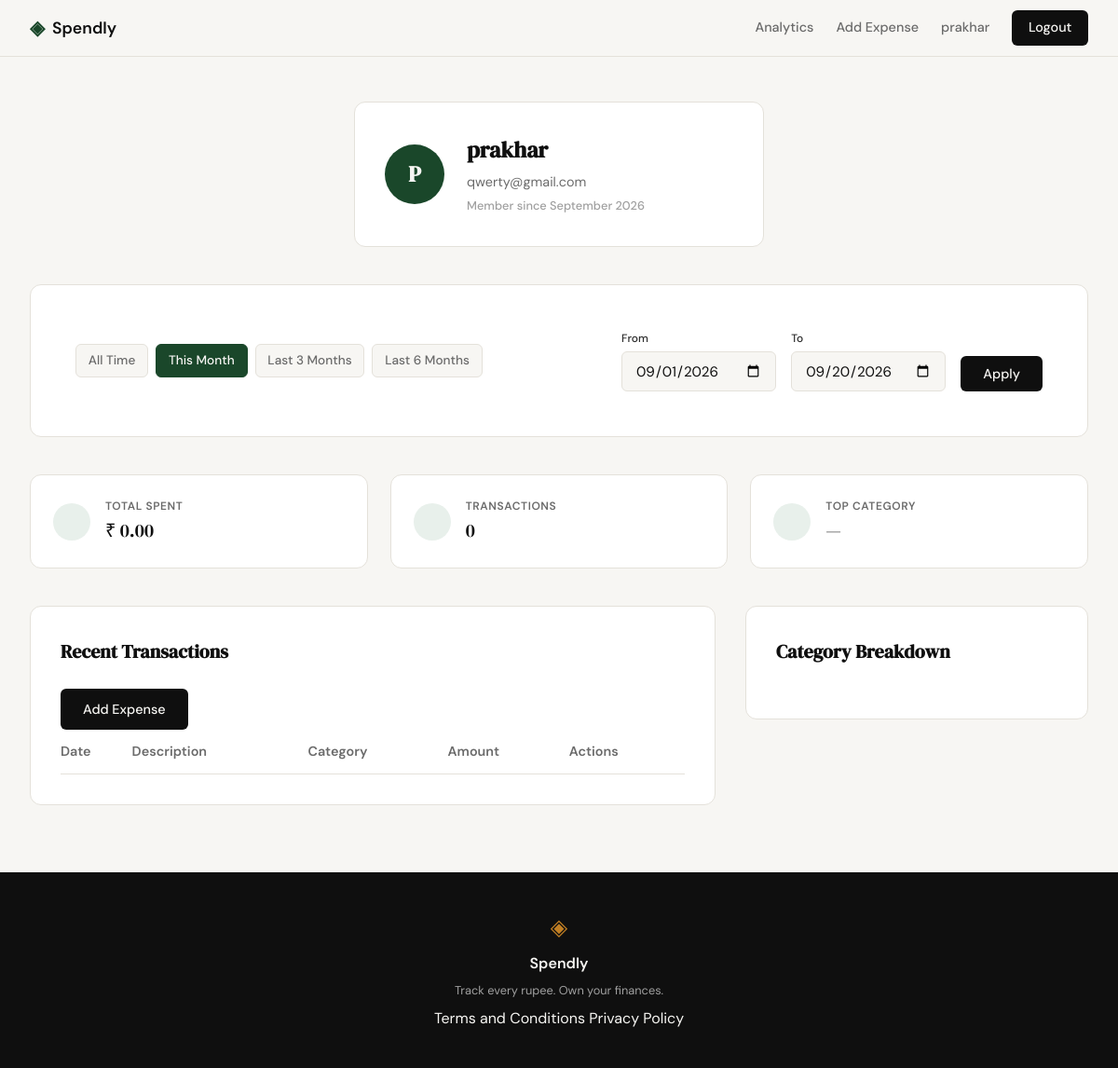
/profile?date_from=2026-09-01&date_to=2026-09-20 (signed in), run on the app's committed database.
### tables this page shows
CREATE TABLE users (
            id INTEGER PRIMARY KEY AUTOINCREMENT,
            name TEXT NOT NULL,
            email TEXT UNIQUE NOT NULL,
            password_hash TEXT NOT NULL,
            created_at TEXT DEFAULT CURRENT_TIMESTAMP
        );

### app.py (the view)
@app.route("/profile")
def profile():
    user_id = session.get("user_id")
    if not user_id:
        return redirect(url_for("login"))
    user = get_user_by_id(user_id)
    if not user:
        flash("User not found", "error")
        return redirect(url_for("login"))
    date_from = request.args.get("date_from")
    date_to = request.args.get("date_to")
    valid_from, valid_to, active_filter, presets = get_date_filter_context(
        date_from, date_to
    )
    if active_filter == "error":
        flash("Start date must be before end date.", "error")
        valid_from, valid_to, active_filter = None, None, "all"
    stats = get_summary_stats(user_id, valid_from, valid_to)
    transactions = get_recent_transactions(
        user_id, date_from=valid_from, date_to=valid_to
    )
    categories = get_category_breakdown(user_id, valid_from, valid_to)
    return render_template(
        "profile.html",
        user=user,
        stats=stats,
        transactions=transactions,
        categories=categories,
        date_from=valid_from,
        date_to=valid_to,
        active_filter=active_filter,
        presets=presets,
    )

### app.py (called while the page is built)
def validate_date(date_str):
    if not date_str:
        return None
    try:
        return datetime.strptime(date_str, "%Y-%m-%d").strftime("%Y-%m-%d")
    except ValueError:
        return None

### database/db.py (called while the page is built)
def get_db():
    db = sqlite3.connect('spendly.db')
    db.row_factory = sqlite3.Row
    db.execute('PRAGMA foreign_keys = ON')
    return db

### database/queries.py (called while the page is built, shortened)
def get_user_by_id(user_id):
    db = get_db()
    try:
        cursor = db.execute(
            "SELECT name, email, created_at FROM users WHERE id = ?", (user_id,)
        )
        row = cursor.fetchone()
        if row:
            created_at = datetime.strptime(row["created_at"], "%Y-%m-%d %H:%M:%S")
            member_since = created_at.strftime("%B %Y")
            return {
                "name": row["name"],
                "email": row["email"],
                "member_since": member_since,
                "initials": (row["name"][0] if row["name"] else "U").upper(),
            }
        return None
    finally:
        db.close()

def apply_date_filter(query, params, date_from, date_to):
    if date_from and date_to:
        query += " AND date BETWEEN ? AND ?"
        params.extend([date_from, date_to])
    elif date_from:
        query += " AND date >= ?"
        params.append(date_from)
    elif date_to:
        query += " AND date <= ?"
        params.append(date_to)
    return query, params

def get_summary_stats(user_id, date_from=None, date_to=None):
    db = get_db()
    try:
        query = "SELECT SUM(amount) as total, COUNT(*) as count FROM expenses WHERE user_id = ?"
        params = [user_id]
        query, params = apply_date_filter(query, params, date_from, date_to)
        cursor = db.execute(query, params)
        row = cursor.fetchone()
        total_spent = row["total"] if row["total"] is not None else 0.0
        transaction_count = row["count"] if row["count"] is not None else 0
        if transaction_count == 0:
            return {
                "total_spent": "₹ 0.00",
                "transaction_count": 0,
                "top_category": "—",
            }
    finally:
        db.close()

### templates/profile.html (shortened to what this page needs)
{% extends "base.html" %}
{% block head %}
<link rel="stylesheet" href="{{ url_for('static', filename='css/profile.css') }}">
{% endblock %}
{% block content %}
<div class="profile-container">
    <section class="user-header">
        <div class="auth-card profile-card">
            <div class="profile-card-inner">
                <div class="avatar">{{ user.initials }}</div>
                <div class="profile-details">
                    <h1>{{ user.name }}</h1>
                    <p class="text-muted">{{ user.email }}</p>
                    <p class="member-since">Member since {{ user.member_since }}</p>
                </div>
            </div>
        </div>
    </section>
    <section class="filter-bar">
        <div class="auth-card">
            <div class="filter-container">
                <div class="filter-presets">
                    <a href="{{ url_for('profile') }}"
                       class="filter-btn {{ 'active' if active_filter == 'all' }}">
                       All Time
                    </a>
                    {% for key, range in presets.items() %}
                    <a href="{{ url_for('profile', date_from=range.from, date_to=range.to) }}"
                       class="filter-btn {{ 'active' if active_filter == key }}">
                       {{ key.replace('-', ' ').title() }}
                    </a>
                    {% endfor %}
                </div>
                <form method="GET" action="{{ url_for('profile') }}" class="filter-custom">
                    <div class="form-group">
                        <label for="date_from">From</label>
                        <input type="date" id="date_from" name="date_from"
                               value="{{ date_from or '' }}" class="form-input">
                    </div>
                    <div class="form-group">
                        <label for="date_to">To</label>
                        <input type="date" id="date_to" name="date_to"
                               value="{{ date_to or '' }}" class="form-input">
                    </div>
                    <button type="submit" class="btn-primary">Apply</button>
                </form>
            </div>
        </div>
    </section>
    <section class="stats-grid">
        <div class="stat-card">
            <i data-lucide="indian-rupee" class="stat-icon"></i>
            <div class="stat-info">
                <span class="stat-label">Total Spent</span>
                <span class="stat-value">{{ stats.total_spent }}</span>
            </div>
        </div>
        <div class="stat-card">
            <i data-lucide="list" class="stat-icon"></i>
            <div class="stat-info">
                <span class="stat-label">Transactions</span>
                <span class="stat-value">{{ stats.transaction_count }}</span>
            </div>
        </div>
        <div class="stat-card">
            <i data-lucide="pie-chart" class="stat-icon"></i>
            <div class="stat-info">
                <span class="stat-label">Top Category</span>
                <span class="stat-value">{{ stats.top_category }}</span>
            </div>
        </div>
    </section>
    <div class="profile-main-grid">
        <section class="history-section">
            <div class="auth-card">
                <div class="section-header">
                    <h2 class="section-title">Recent Transactions</h2>
                    <a href="{{ url_for('add_expense') }}" class="btn-primary">Add Expense</a>
                </div>
                <table class="profile-table">
                    <thead>
                        <tr>
                            <th>Date</th>
                            <th>Description</th>
                            <th>Category</th>
                            <th class="text-right">Amount</th>
                            <th class="text-center">Actions</th>
                        </tr>
                    </thead>
                </table>
            </div>
        </section>
        <section class="breakdown-section">
            <div class="auth-card">
                <h2 class="section-title">Category Breakdown</h2>
            </div>
        </section>
    </div>
</div>
{% endblock %}

### templates/base.html (shortened to what this page needs)
<!DOCTYPE html>
<html lang="en">
<head>
    <link rel="stylesheet" href="{{ url_for('static', filename='css/style.css') }}">
    {% block head %}{% endblock %}
</head>
<body>
    <nav class="navbar">
        <div class="nav-inner">
            <a href="{{ url_for('landing') }}" class="nav-brand">
                <span class="brand-icon">◈</span>
                <span class="brand-name">Spendly</span>
            </a>
            <div class="nav-links">
                {% if session.user_id %}
                    <a href="{{ url_for('analytics') }}" class="{% if request.endpoint == 'analytics' %}active{% endif %}">Analytics</a>
                    <a href="{{ url_for('add_expense') }}" class="{% if request.endpoint == 'add_expense' %}active{% endif %}">Add Expense</a>
                    <a href="{{ url_for('profile') }}" class="nav-user">{{ session.user_name }}</a>
                    <a href="{{ url_for('logout') }}" class="nav-cta">Logout</a>
                {% else %}
                    <a href="{{ url_for('login') }}">Sign in</a>
                    <a href="{{ url_for('register') }}" class="nav-cta">Get started</a>
                {% endif %}
            </div>
        </div>
    </nav>
    <main class="main-content">
        {% block content %}{% endblock %}
    </main>
    <footer class="footer">
        <div class="footer-inner">
            <span class="brand-icon">◈</span><span class="footer-name">Spendly</span>
            <p class="footer-copy">Track every rupee. Own your finances.</p>
            <p class="footer-links">
                <a href="{{ url_for('terms') }}">Terms and Conditions</a>
                <a href="{{ url_for('privacy') }}">Privacy Policy</a>
            </p>
        </div>
    </footer>
</body>
</html>

### static/css/profile.css (style rules this page uses)
.filter-bar { margin-bottom: 2.5rem; }
.filter-container { display: flex; align-items: center; justify-content: space-between; gap: 2rem; padding: 1rem; }
.filter-presets { display: flex; gap: 0.5rem; flex-wrap: wrap; }
.filter-btn { padding: 0.4rem 0.8rem; font-size: 0.85rem; font-weight: 500; color: var(--ink-muted); background: var(--paper); border: 1px solid var(--border); border-radius: var(--radius-sm); transition: all 0.2s; }
.filter-btn.active { background: var(--accent); color: var(--paper); border-color: var(--accent); }
.filter-custom { display: flex; align-items: flex-end; gap: 1rem; }
.filter-custom .form-group { margin-bottom: 0; }
.filter-custom label { font-size: 0.75rem; margin-bottom: 0.25rem; }

### data on the page
users: user_name "prakhar", name "prakhar", email "qwerty@gmail.com"

### other printed values
{{ user.initials }} "P"
{{ user.member_since }} "September 2026"
{{ key.replace('-', ' ').title() }} "This Month" "Last 3 Months" "Last 6 Months"
{{ stats.total_spent }} "₹ 0.00"
{{ stats.transaction_count }} "0"
{{ stats.top_category }} "—"
